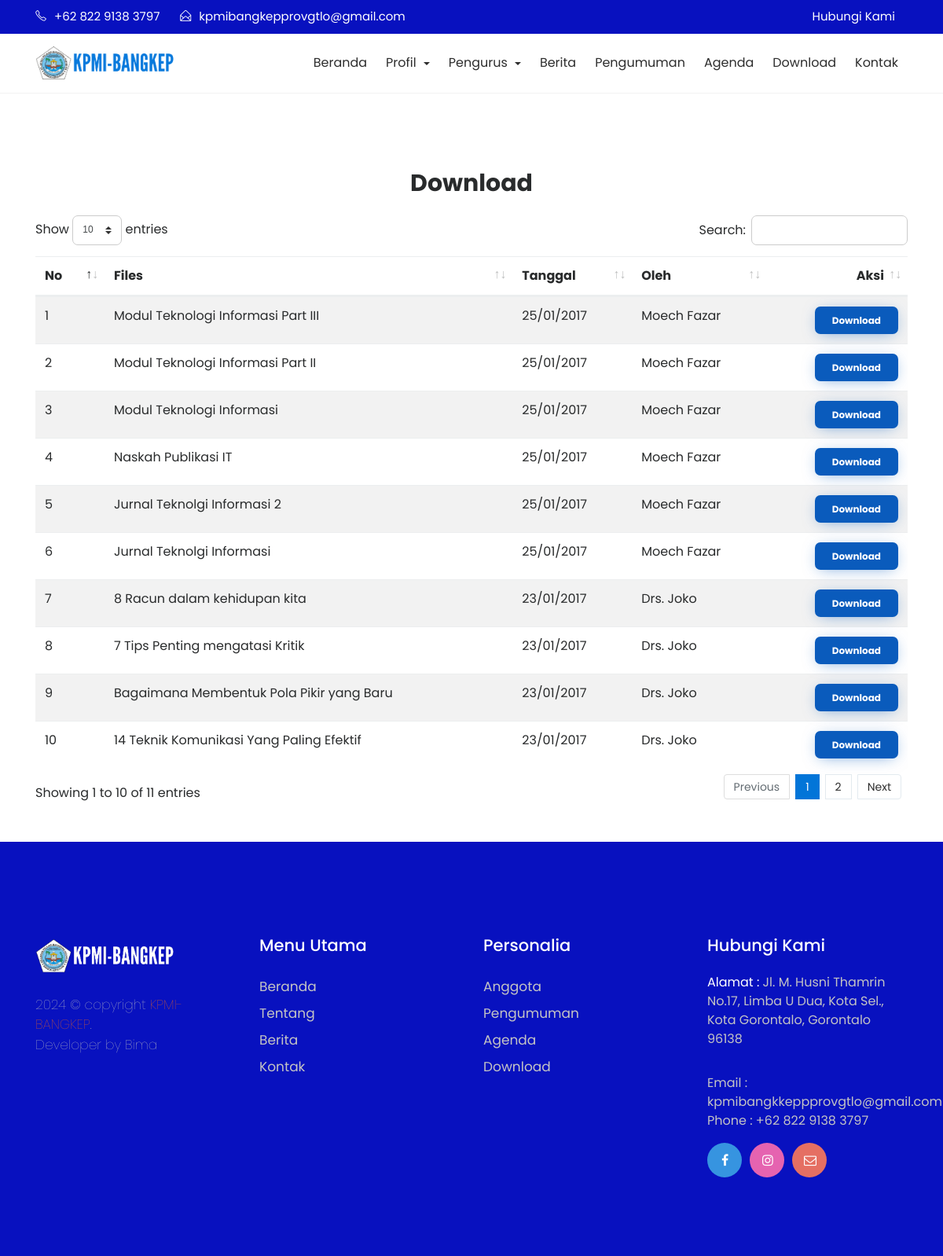
Page /index.php/download on the committed database.
### tables this page shows
CREATE TABLE `tbl_files` (
  `file_id` int(11) NOT NULL,
  `file_judul` varchar(120) DEFAULT NULL,
  `file_deskripsi` text DEFAULT NULL,
  `file_tanggal` timestamp NULL DEFAULT current_timestamp(),
  `file_oleh` varchar(60) DEFAULT NULL,
  `file_download` int(11) DEFAULT 0,
  `file_data` varchar(120) DEFAULT NULL
);

### application/controllers/Download.php (called while the page is built, shortened)
<?php
class Download extends CI_Controller{
	function __construct(){
		$this->load->model('m_files');
		$this->load->helper('download');
		$this->load->model('m_pengunjung');
	}
	function index(){
		$x['data']=$this->m_files->get_all_files();
		$this->load->view('depan/v_download',$x);
	}
}

### index.php (called while the page is built, shortened)
<?php
require_once BASEPATH.'core/CodeIgniter.php';

### application/models/M_files.php (called while the page is built, shortened)
<?php
class M_files extends CI_Model{
	function get_all_files(){
		$hsl=$this->db->query("SELECT file_id,file_judul,file_deskripsi,DATE_FORMAT(file_tanggal,'%d/%m/%Y') AS tanggal,file_oleh,file_download,file_data FROM tbl_files ORDER BY file_id DESC");
		return $hsl;
	}
}

### application/views/depan/v_download.php (the view, shortened to what this page needs)
<!DOCTYPE html>
<html lang="en">
<head>
    <link rel="stylesheet" href="<?php echo base_url().'theme/css/bootstrap.min.css'?>">
    <link rel="stylesheet" href="<?php echo base_url().'theme/css/font-awesome.min.css'?>">
    <link rel="stylesheet" href="<?php echo base_url().'theme/css/simple-line-icons.css'?>">
    <link rel="stylesheet" href="<?php echo base_url().'theme/css/owl.carousel.min.css'?>">
    <link href="<?php echo base_url().'theme/css/styleee.css'?>" rel="stylesheet">
    <link href="<?php echo base_url().'theme/css/dataTables.bootstrap4.min.css'?>" rel="stylesheet">
</head>
<body>
  <div class="header-topbar">
      <div class="container">
          <div class="row">
              <div class="col-xs-6 col-sm-8 col-md-9">
                  <div class="header-top_address">
                  <div class="header-top_list">
                          <span class="icon-phone"></span>+62 822 9138 3797
                      </div>
                      <div class="header-top_list">
                          <span class="icon-envelope-open"></span>kpmibangkepprovgtlo@gmail.com
                      </div>
                  </div>
              </div>
              <div class="col-xs-6 col-sm-4 col-md-3">
                  <div class="header-top_login mr-sm-3">
                      <a href="<?php echo site_url('contact');?>">Hubungi Kami</a>
                  </div>
              </div>
          </div>
      </div>
  </div>
  <div data-toggle="affix" style="border-bottom:solid 1px #f2f2f2;">
      <div class="container nav-menu2">
          <div class="row">
              <div class="col-md-12">
                  <nav class="navbar navbar2 navbar-toggleable-md navbar-light bg-faded">
                      <a href="<?php echo site_url('');?>" class="navbar-brand nav-brand2"><img class="img img-responsive" width="180px;" src="<?php echo base_url().'theme/images/KPMI-BANGKEP.png'?>"></a>
                      <div class="collapse navbar-collapse justify-content-end" id="navbarNavDropdown">
                          <ul class="navbar-nav">
                            <li class="nav-item">
                                <a class="nav-link" href="<?php echo site_url('');?>">Beranda</a>
                            </li>
                            <li class="nav-item dropdown">
                                    <a class="nav-link dropdown-toggle" href="#" id="navbarDropdown" role="button" data-toggle="dropdown" aria-haspopup="true" aria-expanded="false">
                                        Profil
                                    </a>
                            <li class="nav-item dropdown">
                                    <a class="nav-link dropdown-toggle" href="#" id="navbarDropdown" role="button" data-toggle="dropdown" aria-haspopup="true" aria-expanded="false">
                                        Pengurus
                                    </a>
                                </li>
                            <li class="nav-item">
                                <a class="nav-link" href="<?php echo site_url('blog');?>">Berita</a>
                            </li>
                            <li class="nav-item">
                                <a class="nav-link" href="<?php echo site_url('pengumuman');?>">Pengumuman</a>
                            </li>
                            <li class="nav-item">
                                <a class="nav-link" href="<?php echo site_url('agenda');?>">Agenda</a>
                            </li>
                            <li class="nav-item">
                                <a class="nav-link" href="<?php echo site_url('download');?>">Download</a>
                            </li>
                            <li class="nav-item">
                              <a class="nav-link" href="<?php echo site_url('contact');?>">Kontak</a>
                            </li>
                        </ul>
                  </div>
                </nav>
              </div>
            </div>
          </div>
        </div>
<section class="contact" style="margin-bottom:50px;">
    <div class="container">
        <div class="row">
            <div class="col-md-12">
                <div class="contact-title">
                    <h2>Download</h2>
                </div>
            </div>
        </div>
        <div class="row">
            <div class="col-md-12">
              <div class="table-responsive">
                <table class="table table-striped" id="display">
                  <thead>
                    <tr>
                      <th>No</th>
                      <th>Files</th>
                      <th>Tanggal</th>
                      <th>Oleh</th>
                      <th style="text-align:right;">Aksi</th>
                    </tr>
                  </thead>
                  <tbody>
                    <?php
                      $no=1;
                      foreach ($data->result() as $row):
                    ?>
                    <tr>
                      <td><?php echo $no++;?></td>
                      <td><?php echo $row->file_judul;?></td>
                      <td><?php echo $row->tanggal;?></td>
                      <td><?php echo $row->file_oleh;?></td>
                      <td style="text-align:right;"><a href="<?php echo site_url('download/get_file/'.$row->file_id);?>" class="btn btn-default4">Download</a></td>
                    </tr>
                  <?php endforeach;?>
                  </tbody>
                </table>
              </div>
            </div>
          </div>
        </div>
    </section>
    <footer>
    <div class="container">
            <div class="row">
                <div class="col-md-3">
                    <div class="foot-logo">
                        <a href="<?php echo site_url();?>">
                            <img width="180" src="<?php echo base_url().'theme/images/icon-putih.png'?>" class="img-fluid" alt="footer_logo">
                        </a>
                        <p><?php echo date('Y');?> © copyright  <a href="https://kpmi-bangkep.000webhostapp.com/" target="_blank">KPMI-BANGKEP</a>. <br>Developer by Bima</p>
                        </div>
                    </div>
                    <div class="col-md-3">
                        <div class="sitemap">
                            <h3>Menu Utama</h3>
                            <ul>
                                <li><a href="<?php echo site_url();?>">Beranda</a></li>
                                <li><a href="<?php echo site_url('about');?>">Tentang</a></li>
                                <li><a href="<?php echo site_url('artikel');?>">Berita</a></li>
                                <li><a href="<?php echo site_url('contact');?>">Kontak</a></li>
                            </ul>
                        </div>
                    </div>
                    <div class="col-md-3">
                    <div class="sitemap">
                        <h3>Personalia</h3>
                        <ul>
                            <li><a href="<?php echo site_url('siswa');?>">Anggota</a></li>
                            <li><a href="<?php echo site_url('pengumuman');?>">Pengumuman</a></li>
                            <li><a href="<?php echo site_url('agenda');?>">Agenda</a></li>
                            <li><a href="<?php echo site_url('download');?>">Download</a></li>
                        </ul>
                    </div>
                    </div>
                    <div class="col-md-3">
                        <div class="address">
                            <h3>Hubungi Kami</h3>
                            <p><span>Alamat : </span>Jl. M. Husni Thamrin No.17, Limba U Dua, Kota Sel., Kota Gorontalo, Gorontalo 96138</p>
                            <p>Email : kpmibangkkeppprovgtlo@gmail.com
                                <br> Phone : +62 822 9138 3797</p>
                                <ul class="footer-social-icons">
                                    <li><a href="https://web.facebook.com/kpmibangkep"><i class="fa fa-facebook fa-fb" aria-hidden="true"></i></a></li>
                                    <li><a href="https://www.instagram.com/kpmi_bangkep"><i class="fa fa-instagram fa-in" aria-hidden="true"></i></a></li>
                                    <li><a href="mailto:kpmibangkkeppprovgtlo@gmail.com"><i class="fa fa-envelope-o fa-tw" aria-hidden="true"></i></a></li>
                                </ul>
                            </div>
                        </div>
                    </div>
                </div>
            </footer>
      </body>
</html>

### rows in the picture
tbl_files: file_judul "Modul Teknologi Informasi Part III", tanggal "25/01/2017", file_oleh "Moech Fazar"
tbl_files: file_judul "Modul Teknologi Informasi Part II", tanggal "25/01/2017", file_oleh "Moech Fazar"
tbl_files: file_judul "Modul Teknologi Informasi", tanggal "25/01/2017", file_oleh "Moech Fazar"
tbl_files: file_judul "Naskah Publikasi IT", tanggal "25/01/2017", file_oleh "Moech Fazar"
tbl_files: file_judul "Jurnal Teknolgi Informasi 2", tanggal "25/01/2017", file_oleh "Moech Fazar"
tbl_files: file_judul "Jurnal Teknolgi Informasi", tanggal "25/01/2017", file_oleh "Moech Fazar"
tbl_files: file_judul "8 Racun dalam kehidupan kita", tanggal "23/01/2017", file_oleh "Drs. Joko"
tbl_files: file_judul "7 Tips Penting mengatasi Kritik", tanggal "23/01/2017", file_oleh "Drs. Joko"
tbl_files: file_judul "Bagaimana Membentuk Pola Pikir yang Baru", tanggal "23/01/2017", file_oleh "Drs. Joko"
tbl_files: file_judul "14 Teknik Komunikasi Yang Paling Efektif", tanggal "23/01/2017", file_oleh "Drs. Joko"
